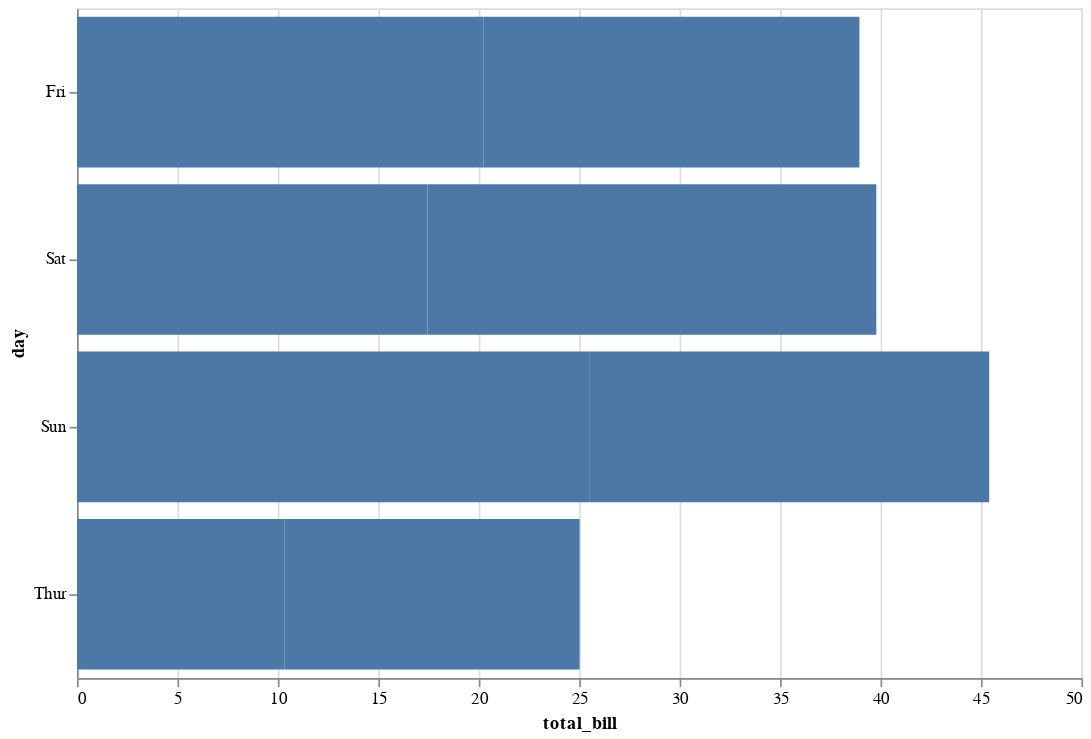

Write notebook code for a chart like this one.
### Code cell
# Crear el gráfico de barras - horizontal
chart = alt.Chart(tips).mark_bar().encode(
    y='day',
    x='total_bill'
).properties(
    width=600,
    height=400
).interactive()

# Mostrar el gráfico
chart

### Figure 1 — Vega-Lite specification as saved in the notebook (floating-point values rounded to 4 significant figures)
{"config": {"view": {"continuousWidth": 400, "continuousHeight": 300}}, "data": {"name": "data-32fc2a90a9665b2666ac4ee7c49875db"}, "mark": "bar", "encoding": {"x": {"field": "total_bill", "type": "quantitative"}, "y": {"field": "day", "type": "nominal"}}, "height": 400, "selection": {"selector002": {"type": "interval", "bind": "scales", "encodings": ["x", "y"]}}, "width": 600, "$schema": "https://vega.github.io/schema/vega-lite/v4.17.0.json", "datasets": {"data-32fc2a90a9665b2666ac4ee7c49875db": [{"day": "Thur", "total_bill": 10.34}, {"day": "Fri", "total_bill": 20.23}, {"day": "Sat", "total_bill": 17.45}, {"day": "Sun", "total_bill": 25.53}, {"day": "Thur", "total_bill": 14.68}, {"day": "Fri", "total_bill": 18.72}, {"day": "Sat", "total_bill": 22.34}, {"day": "Sun", "total_bill": 19.88}]}}
